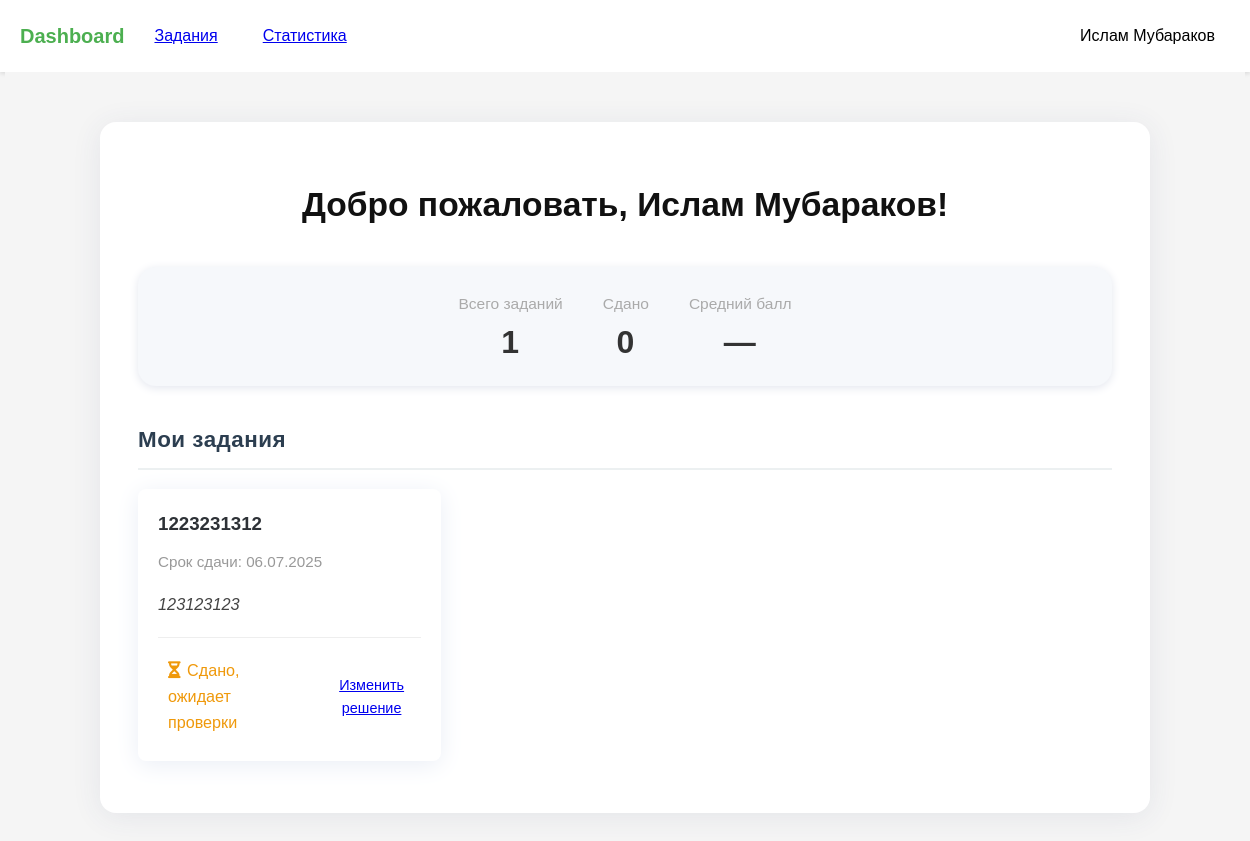
The app's page /student_dashboard (signed in) with its own data.
### models.py (models this page shows)
class User(UserMixin, db.Model):
    id = db.Column(db.Integer, primary_key=True)
    name = db.Column(db.String(150))
    email = db.Column(db.String(150), unique=True)
    password = db.Column(db.String(150))
    role = db.Column(db.String(50))  # 'student' or 'teacher'
    group = db.Column(db.String(50))
    first_name = db.Column(db.String(150))
    last_name = db.Column(db.String(150))
    age = db.Column(db.Integer)
    gender = db.Column(db.String(10))  # 'male', 'female', 'other'
    students = db.relationship(
        'User',
        secondary=teacher_student,
        primaryjoin=(id == teacher_student.c.teacher_id),
        secondaryjoin=(id == teacher_student.c.student_id),
        backref=db.backref('teachers', lazy='dynamic'),
        lazy='dynamic'
    )

class Assignment(db.Model):
    id = db.Column(db.Integer, primary_key=True)
    title = db.Column(db.String(100), nullable=False)
    description = db.Column(db.Text, nullable=False)
    deadline = db.Column(db.DateTime)
    max_score = db.Column(db.Integer, default=10)
    teacher_id = db.Column(db.Integer, db.ForeignKey('user.id'))
    created_at = db.Column(db.DateTime, default=datetime.utcnow)
    submissions = db.relationship('Submission', backref='assignment', lazy=True)
    questions = db.relationship('Question', backref='assignment', cascade='all, delete-orphan', lazy=True)

### main.py (the view)
@main.route('/student_dashboard')
@login_required
def student_dashboard():
    if current_user.role != 'student':
        return redirect(url_for('main.dashboard'))
    now = datetime.now()
    assignments = Assignment.query.filter(
        Assignment.teacher_id.in_([t.id for t in current_user.teachers])
    ).all()
    for assignment in assignments:
        assignment.submission = Submission.query.filter_by(
            student_id=current_user.id,
            assignment_id=assignment.id
        ).first()
    return render_template(
        'student_dashboard.html',
        assignments=assignments,
        now=now,
        current_user=current_user
    )

### app.py (called while the page is built)
def create_app():
    app = Flask(__name__)
    app.config['SECRET_KEY'] = 'your_secret_key'
    app.config['SQLALCHEMY_DATABASE_URI'] = 'sqlite:///data.db'
    app.config['SQLALCHEMY_TRACK_MODIFICATIONS'] = False
    app.config['TEMPLATES_AUTO_RELOAD'] = True
    db.init_app(app)
    login_manager.init_app(app)
    login_manager.login_view = 'auth.login'
    from models import User
    @login_manager.user_loader
    def load_user(user_id):
        return User.query.get(int(user_id))
    from auth import auth as auth_blueprint
    app.register_blueprint(auth_blueprint)
    from main import main as main_blueprint
    app.register_blueprint(main_blueprint)
    return app

### templates/student_dashboard.html (shortened to what this page needs)
{% extends "base.html" %}
{% block content %}
<div class="student-dashboard">
    <div class="dashboard-container">
        <h1 class="welcome-title" style="font-size:2.1rem; font-weight:600; color:#111; text-align:center; margin-bottom:2.2rem;">
            Добро пожаловать, {{ current_user.name }} {{ current_user.last_name }}!
        </h1>
        <div class="student-progress-block" style="display:flex; justify-content:center; gap:2.5rem; background:#f6f8fb; border-radius:18px; box-shadow:0 2px 10px #e3e6ee; padding:24px 0 18px 0; margin-bottom:36px;">
            <div style="text-align:center;">
                <span style="color:#aaa;font-size:0.97rem;">Всего заданий</span>
                <div style="font-size:2rem;font-weight:700; letter-spacing:1px;">{{ assignments|length }}</div>
            </div>
            <div style="text-align:center;">
                <span style="color:#aaa;font-size:0.97rem;">Сдано</span>
                <div style="font-size:2rem;font-weight:700; letter-spacing:1px;">
                    {% set submitted = 0 %}
                    {% for assignment in assignments %}
                        {% set my_submission = assignment.submissions | first %}
                        {% if my_submission and my_submission.score is not none %}
                            {% set submitted = submitted + 1 %}
                        {% endif %}
                    {% endfor %}
                    {{ submitted }}
                </div>
            </div>
            <div style="text-align:center;">
                <span style="color:#aaa;font-size:0.97rem;">Средний балл</span>
                <div style="font-size:2rem;font-weight:700; letter-spacing:1px;">
                    {% set all_scores = [] %}
                    {% for sub in submissions %}
                        {% if sub.score is not none %}
                            {% set _ = all_scores.append(sub.score) %}
                        {% endif %}
                    {% endfor %}
                    {% if all_scores %}
                        {{ (all_scores | sum) // (all_scores | length) }}
                    {% else %}
                        —
                    {% endif %}
                </div>
            </div>
        </div>
        <div class="assignments-section">
            <h2 class="section-title" style="font-size:1.4rem; font-weight:600; margin-bottom:1.2rem; letter-spacing:0.5px;">
                Мои задания
            </h2>
            <div class="assignments-grid" style="gap:32px;">
                {% for assignment in assignments %}
                {% set my_submission = assignment.submissions | selectattr('student_id', 'equalto', current_user.id) | first %}
                <div class="assignment-card" style="box-shadow:0 4px 24px 0 #eaeef6;">
                    <div class="assignment-header" style="display:flex;justify-content:space-between;align-items:center; margin-bottom:10px;">
                        <h3 style="font-size:1.17rem; font-weight:600; color:#2d3136; margin:0;">{{ assignment.title }}</h3>
                    </div>
                    <span class="due-date" style="color:#999;font-size:0.95rem;">
                        {% if assignment.deadline %}
                            Срок сдачи: {{ assignment.deadline.strftime('%d.%m.%Y') }}
                        {% else %}
                            Без срока
                        {% endif %}
                    </span>
                    <p class="assignment-description" style="margin:1rem 0 0.8rem 0; color:#444; font-size:1.02rem;">{{ assignment.description }}</p>
                    <div class="assignment-status" style="margin-top:1.3rem;">
                        {% if my_submission %}
                            {% if my_submission.score is not none %}
                                <div class="score submitted" style="color:#1eaf35;font-size:1.01rem; display:inline-block;">
                                    <i style="font-size:1.05rem; margin-right:2px;" class="fa fa-check-circle"></i> Сдано
                                </div>
                                <a href="{{ url_for('main.submit_assignment', assignment_id=assignment.id) }}"
                                   class="btn btn-small" style="margin-left:1.2rem;">Изменить решение</a>
                            {% else %}
                                <div class="score waiting" style="color:#ef990b; font-size:1.01rem; display:inline-block;">
                                    <i style="font-size:1.05rem; margin-right:2px;" class="fa fa-hourglass-half"></i> Сдано, ожидает проверки
                                </div>
                                <a href="{{ url_for('main.submit_assignment', assignment_id=assignment.id) }}"
                                   class="btn btn-small" style="margin-left:1.2rem;">Изменить решение</a>
                            {% endif %}
                        {% endif %}
                    </div>
                </div>
                {% else %}
                <div class="no-assignments" style="background:#f4f8fa;border-radius:12px;padding:38px;text-align:center;font-size:1.15rem;">
                    <p>На данный момент у вас нет активных заданий</p>
                </div>
                {% endfor %}
            </div>
        </div>
    </div>
</div>
<link rel="stylesheet" href="https://cdnjs.cloudflare.com/ajax/libs/font-awesome/6.4.0/css/all.min.css">
{% endblock %}

### templates/base.html (shortened to what this page needs)
<!DOCTYPE html>
<html lang="ru">
<head>
    <link rel="stylesheet" href="../static/style.css">
</head>
<body>
    <header class="header">
        <nav class="navbar">
            <div class="nav-left">
                <a href="{{ url_for('main.dashboard') }}" class="logo">Dashboard</a>
                {% if current_user.is_authenticated %}
                    {% if current_user.role == 'teacher' %}
                        <a href="{{ url_for('main.create_assignment') }}" class="nav-btn">Задания</a>
                    {% else %}
                        <a href="{{ url_for('main.assignments_list') }}" class="nav-btn">Задания</a>
                    {% endif %}
                    <a href="{{ url_for('main.statistics') }}" class="nav-btn">Статистика</a>
                {% endif %}
            </div>
            <div class="nav-right">
                {% if current_user.is_authenticated %}
                <div class="profile-dropdown">
                    <button class="nav-btn profile-btn">{{ current_user.name }}{% if current_user.last_name %} {{ current_user.last_name }}{% endif %}</button>
                </div>
                {% else %}
                <a href="{{ url_for('auth.login') }}" class="nav-btn">Вход</a>
                {% endif %}
            </div>
        </nav>
    </header>
    <main>
        {% block content %}{% endblock %}
    </main>
</body>
</html>

### static/style.css (style rules this page uses)
:root { --primary-color: #4CAF50; --primary-hover: #45a049; --danger-color: #dc3545; --danger-hover: #c82333; --text-color: #333; --light-gray: #f8f9fa; --medium-gray: #e9ecef; --dark-gray: #6c757d; --shadow: 0 2px 10px rgba(0, 0, 0, 0.1); }
body { margin: 0; font-family: 'Arial', sans-serif; background-color: #f5f5f5; color: var(--text-color); line-height: 1.6; }
.navbar { display: flex; justify-content: space-between; align-items: center; padding: 15px 20px; background-color: white; box-shadow: 0 2px 4px rgba(0, 0, 0, 0.1); }
.nav-left, .nav-right { display: flex; align-items: center; gap: 15px; }
.logo { font-size: 1.25rem; font-weight: bold; color: var(--primary-color); text-decoration: none; transition: color 0.3s; }
.nav-btn { padding: 8px 15px; background: none; border: none; cursor: pointer; font-size: 1rem; border-radius: 4px; transition: all 0.3s; }
.profile-dropdown { position: relative; }
.assignment-card { background: white; border-radius: 8px; padding: 20px; margin-bottom: 20px; box-shadow: var(--shadow); transition: transform 0.3s, box-shadow 0.3s; }
.btn { display: inline-block; padding: 10px 20px; border: none; border-radius: 4px; font-size: 1rem; cursor: pointer; text-align: center; transition: background 0.3s; }
.btn-small { padding: 6px 12px; font-size: 0.9rem; }
.student-dashboard { max-width: 1200px; margin: 0 auto; padding: 20px; }
.assignments-grid { display: grid; grid-template-columns: repeat(auto-fill, minmax(300px, 1fr)); gap: 20px; }
.assignment-status { display: flex; justify-content: space-between; align-items: center; margin-top: 15px; padding-top: 15px; border-top: 1px solid #eee; }
.score { padding: 5px 10px; border-radius: 4px; font-size: 0.9rem; }
.section-title { color: #2c3e50; border-bottom: 2px solid #ecf0f1; padding-bottom: 10px; margin-bottom: 20px; }
.assignment-description { margin: 0.5rem 0; font-style: italic; color: #555; }
.student-dashboard { width: 100%; min-height: 100vh; background: #f5f5f5; }
.dashboard-container { max-width: 1050px; margin: 30px auto 0 auto; background: white; border-radius: 16px; padding: 34px 38px 32px 38px; box-shadow: 0 4px 30px rgba(60,70,110,0.09); box-sizing: border-box; }

### records on screen
User: name "Ислам", last_name "Мубараков"
Assignment: title "1223231312", deadline "06.07.2025", description "123123123"

### other values on screen
{{ assignments|length }} "1"
{{ submitted }} "0"
